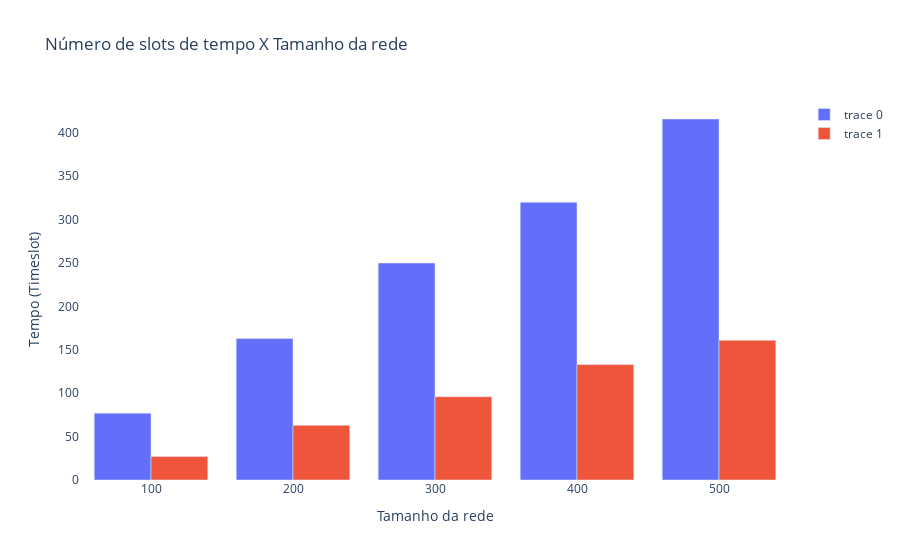

The notebook cell saved with this chart:
### Code cell
import plotly.graph_objects as go

 
x = [100,200,300,400,500]
y_TASA = [77,163,250,320,416] 
Y_TSCH_LBV = [27,63,96,133,161 ]  

fig = go.Figure()

fig.add_trace(go.Bar(x=x, y=y_TASA,))
fig.add_trace(
    go.Bar(x=x, y=Y_TSCH_LBV,
    ))
fig.update_layout(title='Número de slots de tempo X Tamanho da rede',
                   xaxis_title='Tamanho da rede', 
                   yaxis_title='Tempo (Timeslot)', 
                    paper_bgcolor = 'rgba(0,0,0,0)', 
                    plot_bgcolor = 'rgba(0,0,0,0)')
    
fig.show()

### Figure 1 — Plotly figure (JSON) as saved in the notebook; plotly's stock layout.template omitted (floating-point values rounded to 4 significant figures)
{"data": [{"type": "bar", "x": [100, 200, 300, 400, 500], "y": [77, 163, 250, 320, 416]}, {"type": "bar", "x": [100, 200, 300, 400, 500], "y": [27, 63, 96, 133, 161]}], "layout": {"paper_bgcolor": "rgba(0,0,0,0)", "plot_bgcolor": "rgba(0,0,0,0)", "title": {"text": "Número de slots de tempo X Tamanho da rede"}, "xaxis": {"title": {"text": "Tamanho da rede"}}, "yaxis": {"title": {"text": "Tempo (Timeslot)"}}}}
